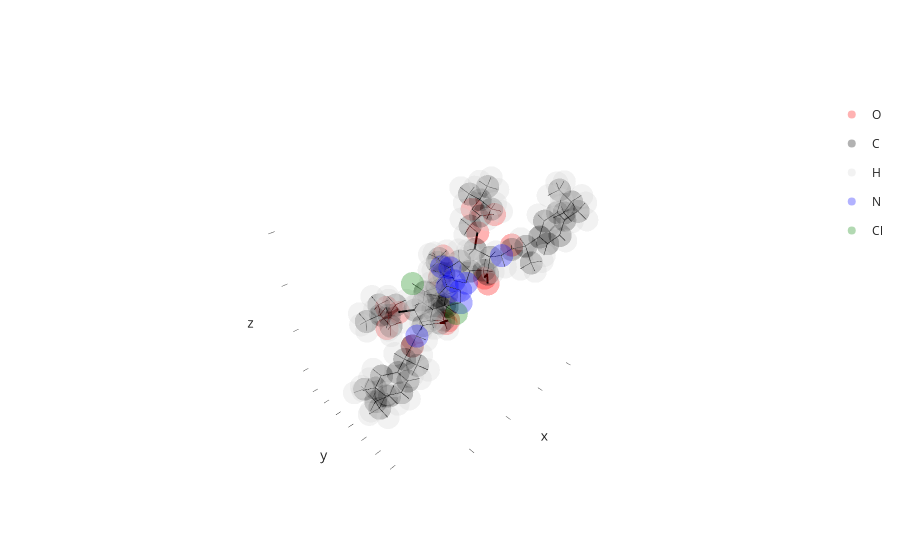

The notebook cell this image was saved under:
### Code cell
# structure.rotate_descendants(10, 24, 50)
structure.show()
